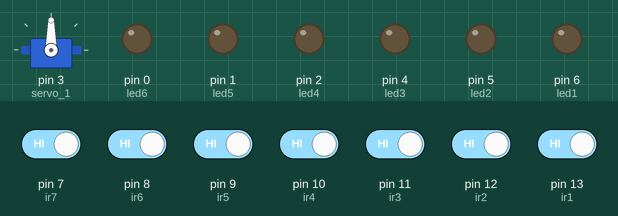
The sketch below on a simulated Arduino Uno, built with avr-gcc and run on an emulated ATmega328P. Shown: servo, output pins drawn as LEDs (lit = HIGH). The test bench sets the inputs (shaded band); at power-on: pin 7 (ir7), pin 8 (ir6), pin 9 (ir5), pin 10 (ir4), pin 11 (ir3), pin 12 (ir2), pin 13 (ir1) HIGH.

Above: at 1.2 s.
1.3 s: pin 7 (ir7) driven LOW
At 2.1 s:
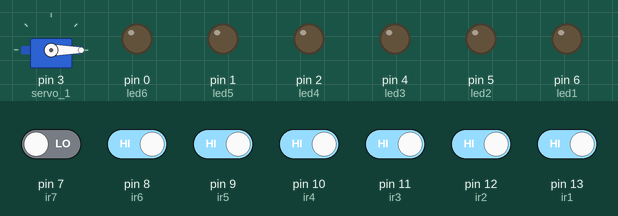
2.8 s: pin 8 (ir6) driven LOW
At 5.5 s:
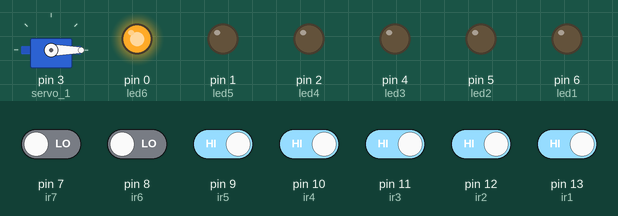
5.8 s: pin 9 (ir5) driven LOW
At 7.8 s:
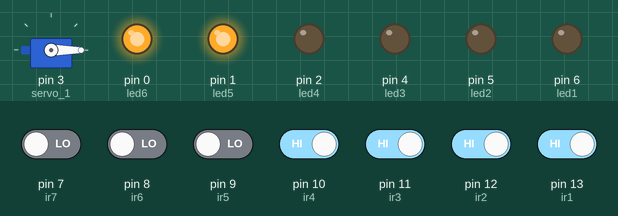
8.8 s: pin 10 (ir4) driven LOW
At 11.3 s:
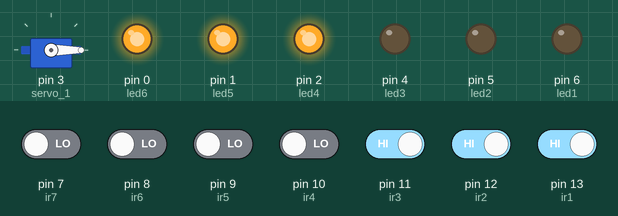
11.8 s: pin 11 (ir3) driven LOW
At 13.6 s:
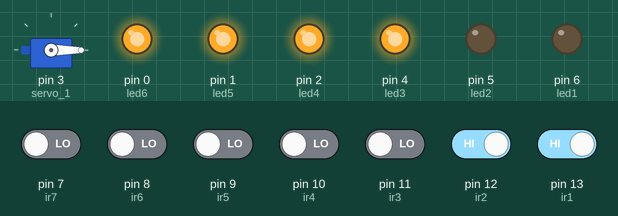
14.8 s: pin 12 (ir2) driven LOW
At 17.1 s:
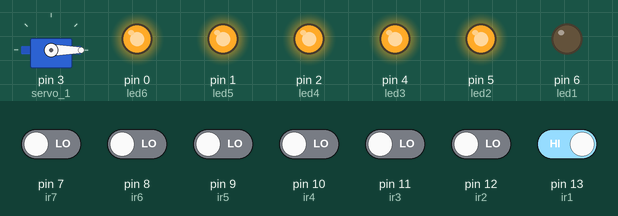
Timing chart, 0 to 18.6 s (numbered marks = the images above; inputs shaded):
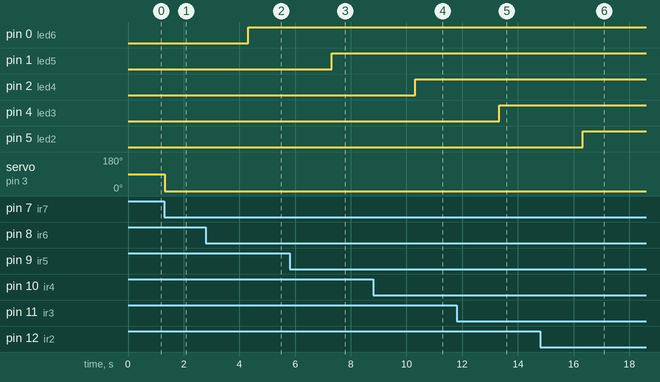

The sketch:

automatic_street_light_controll.ino
```cpp
#include <Servo.h>
Servo servo1;

int ir1=13,ir2=12,ir3=11,ir4=10,ir5=9,ir6=8;
int ir7=7;
int led1=6,led2=5,led3=4,led4=2,led5=1,led6=0;

int value_1 =0;
const int servo_1 =3;

void setup()
{
    pinMode(ir1,INPUT);
  pinMode(ir2,INPUT);
  pinMode(ir3,INPUT);
  pinMode(ir4,INPUT);
  pinMode(ir5,INPUT);
  pinMode(ir6,INPUT);
  pinMode(ir7,INPUT);
  pinMode(led1,OUTPUT);
  pinMode(led2,OUTPUT);
  pinMode(led3,OUTPUT);
  pinMode(led4,OUTPUT);
  pinMode(led5,OUTPUT);
  pinMode(led6,OUTPUT);

  servo1.attach(servo_1);
}

void loop()
{

  value_1 = digitalRead(ir7);


      // servo 1 code //

  {
    if (value_1==0)
      {
        servo1.write(0);
        delay(3000);
      }

  }

  if (value_1==1)
      {
        servo1.write(90);
        delay(60);
      }


      // Parking Slot 1 IR & Led
 if (digitalRead(ir1)==0)
               {
                 digitalWrite(led1, HIGH);
               }

          else if (digitalRead(ir1)==1)
               {
                 digitalWrite(led1, LOW);
               }


  // Parking Slot 2 IR & Led
 if (digitalRead(ir2)==0)  // if the IR sensor value is < 500 then the motor will start rotating
               {
                 digitalWrite(led2, HIGH);
               }

          else if (digitalRead(ir2)==1)  // if the IR sensor value is < 500 then the motor will start rotating
               {
                 digitalWrite(led2, LOW);
               }


  // Parking Slot 3 IR & Led
 if (digitalRead(ir3)==0)  // if the IR sensor value is < 500 then the motor will start rotating
               {
                 digitalWrite(led3, HIGH);
               }

          else if (digitalRead(ir3)==1)  // if the IR sensor value is < 500 then the motor will start rotating
               {
                 digitalWrite(led3, LOW);
               }


  // Parking Slot 4 IR & Led
 if (digitalRead(ir4)==0)  // if the IR sensor value is < 500 then the motor will start rotating
               {
                 digitalWrite(led4, HIGH);
               }

          else if (digitalRead(ir4)==1)  // if the IR sensor value is < 500 then the motor will start rotating
               {
                 digitalWrite(led4, LOW);


               }
     // Parking Slot 5 IR & Led
 if (digitalRead(ir5)==0)  // if the IR sensor value is < 500 then the motor will start rotating
               {
                 digitalWrite(led5, HIGH);
               }

          else if (digitalRead(ir5)==1)  // if the IR sensor value is < 500 then the motor will start rotating
               {
                 digitalWrite(led5, LOW);
               }


  // Parking Slot 6 IR & Led
 if (digitalRead(ir6)==0)  // if the IR sensor value is < 500 then the motor will start rotating
               {
                 digitalWrite(led6, HIGH);
               }

          else if (digitalRead(ir6)==1)  // if the IR sensor value is < 500 then the motor will start rotating
               {
                 digitalWrite(led6, LOW);
               }
}
```

Measured:
- after the input at 1.3 s, servo on pin 3 (servo_1): 90° → 0° at once
- after the input at 2.8 s, pin 0 (led6): LOW → HIGH after 1.5 s
- after the input at 5.8 s, pin 1 (led5): LOW → HIGH after 1.5 s
- after the input at 8.8 s, pin 2 (led4): LOW → HIGH after 1.5 s
- after the input at 11.8 s, pin 4 (led3): LOW → HIGH after 1.5 s
- after the input at 14.8 s, pin 5 (led2): LOW → HIGH after 1.5 s
